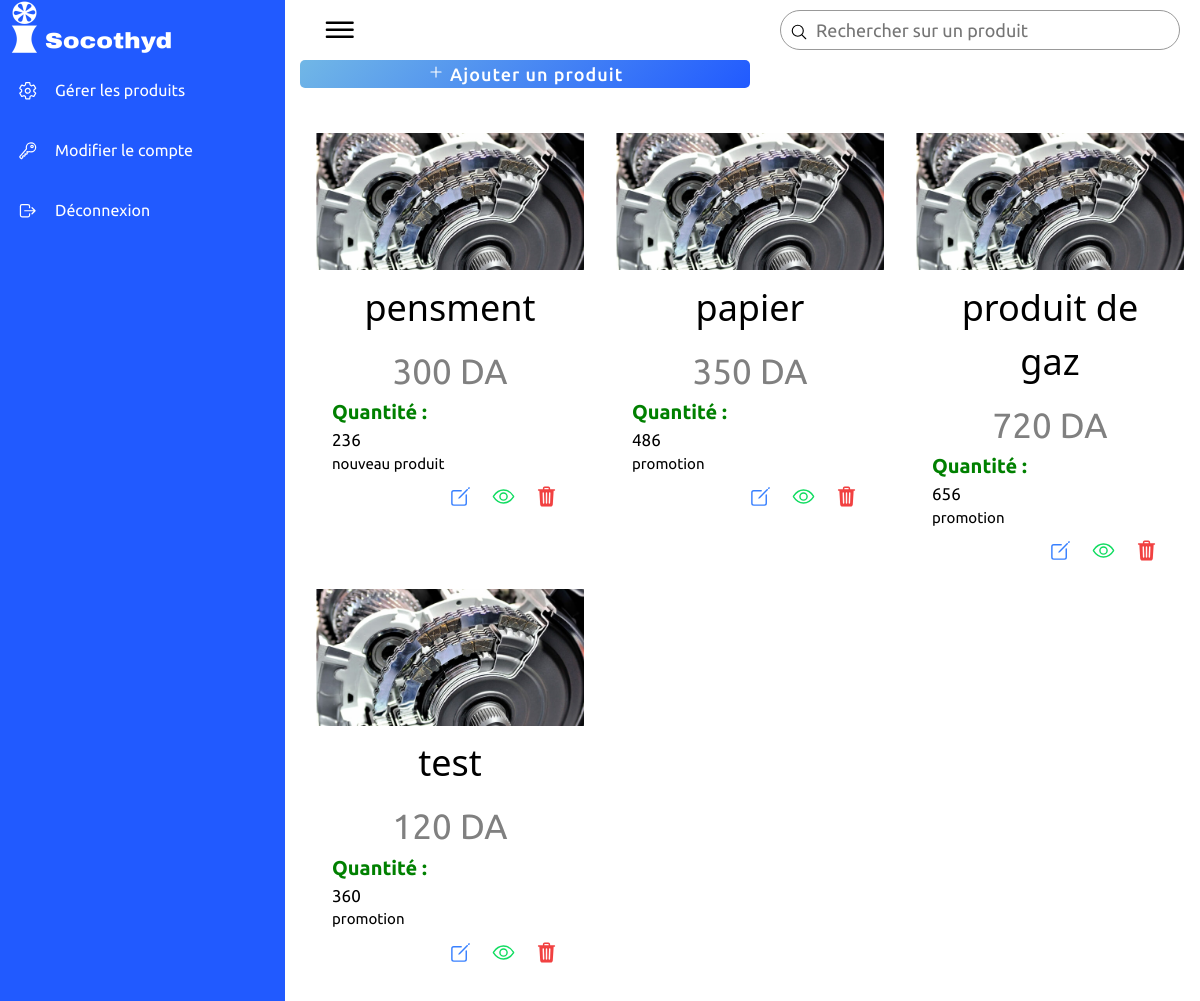
Page /magasinier/produits/index.php (signed in) on the committed database.
### tables this page shows
CREATE TABLE `produits` (
  `cod_prod` int(10) NOT NULL,
  `nom_prod` varchar(50) NOT NULL,
  `type_prod` varchar(50) NOT NULL,
  `img_prod` varchar(250) NOT NULL,
  `quantite` varchar(25) NOT NULL,
  `prix` varchar(30) NOT NULL,
  `date` datetime NOT NULL,
  `description` varchar(250) NOT NULL
);

### magasinier/produits/index.php (the view, shortened to what this page needs)
<?php
include 'connexion.php';
?>
<!DOCTYPE html>
<html lang="en">
<head>
    <link rel="stylesheet" href="asset/css/style.css">
    <link rel="stylesheet" href="w3.css">
</head>
<body>
    <div class="container">
        <div class="navigation">
            <ul>
                <li>
                    <a href="#">
                        <span class="icon">
                            <img src="asset/imgs/so.png" alt="">
                        </span>
                        <span class="title"></span>
                    </a>
                </li>
                <li>
                    <a href="\socothyd\magasinier\produits\index.php">
                        <span class="icon">
                            <ion-icon name="settings-outline"></ion-icon>
                        </span>
                        <span class="title">Gérer les produits</span>
                    </a>
                </li>
                <li>
                    <a href="#">
                        <span class="icon">
                            <ion-icon name="key-outline"></ion-icon>
                        </span>
                        <span class="title">Modifier le compte</span>
                    </a>
                </li>
                <li>
                    <a href="deconnexion.php">
                        <span class="icon">
                            <ion-icon name="log-out-outline"></ion-icon>
                        </span>
                        <span class="title">Déconnexion</span>
                    </a>
                </li>
            </ul>
        </div>
         <div class="main">
            <div class="topbar">
                <div class="toggle">
                    <ion-icon name="menu-outline"></ion-icon>
                </div>
                <div class="search">
                    <form action="searche.php" method="GET">
                    <label>
                        <input type="text" name="search" placeholder="Rechercher sur un produit">
                        <ion-icon name="search-outline"></ion-icon>
                    </label>
                    </form>
                </div>
            </div>
            <div >
                <a href="frm_ajtprod.php">
                      <button class="butn">
                    <ion-icon name="add-outline"></ion-icon>
                        Ajouter un produit</button>
                    </a>
                </div><br><br>
                <?php
	$sql = $conn->prepare(" SELECT * FROM produits");
	$sql->execute();
	while($row=$sql->fetch()){
		?>
        <div class="w3-third w3-container w3-margin-bottom">
<img src="uploaded_img/<?= $row['img_prod']; ?>"  style="width:100%" >
<div class="w3-container w3-white">
  <h1><?php print $row['nom_prod'] . "\t";?></h1>
  <p class="price"><?php print $row['prix'] . "\t";?>DA</p>
  <b  class="quant">Quantité :</b><p class="qnt"><?php print $row['quantite'] . "\t";?> </p>
  <p ><?php print $row['description'] . "\t";?> </p>
  <p>
                            <a href="sup.php?cod_prod=<?php echo $row['cod_prod'];?>"class="btn-del">
							<ion-icon id="trc" name="trash" color="danger"></ion-icon> </a>
                            <a href="cnslt.php?cod_prod=<?php echo $row['cod_prod'];?>">
                            <ion-icon id="trc" name="eye-outline" color="success"></ion-icon></a>
							<a href="frmod.php?cod_prod=<?php echo $row['cod_prod'];?>">
		                    <ion-icon id="trc" name="create-outline" color="primary"></ion-icon></a>
                            </p>
      </div>
    </div>
    <?php
	}
	?>
</body>
</html>

### magasinier/produits/asset/css/style.css (style rules this page uses)
* { font-family: "Ubuntu", sans-serif; margin: 0; padding: 0; box-sizing: border-box; }
:root { --blue: #215AFF; --white: #fff; --gray: #f5f5f5; --black1: #222; --black2: #999; }
body { min-height: 100vh; overflow-x: hidden; }
.container { position: relative; width: 100%; }
.navigation { position: fixed; width: 285px; height: 100%; background: var(--blue); border-left: 10px solid var(--blue); transition: 0.5s; overflow: hidden; font-size: 16px; }
.navigation ul { position: absolute; top: 0; left: 0; width: 100%; }
.navigation ul li { position: relative; width: 100%; list-style: none; border-top-left-radius: 30px; border-bottom-left-radius: 30px; }
.navigation ul li:nth-child(1) { margin-bottom: 5px; pointer-events: none; }
.navigation ul li a { position: relative; display: block; width: 100%; display: flex; text-decoration: none; color: var(--white); }
.navigation ul li a .icon { position: relative; display: block; min-width: 35px; height: 60px; line-height: 58px; text-align: center; }
.navigation ul li a .icon ion-icon { font-size: 1.30rem; }
.navigation ul li a .title { position: relative; display: block; padding: 0 10px; height: 60px; line-height: 50px; text-align: start; white-space: nowrap; }
.main { position: absolute; width: calc(100% - 300px); left: 300px; min-height: 100vh; background: var(--white); transition: 0.5s; }
.topbar { width: 100%; height: 60px; display: flex; justify-content: space-between; align-items: center; padding: 0 10px; }
.toggle { position: relative; width: 60px; height: 60px; display: flex; justify-content: center; align-items: center; font-size: 2.5rem; cursor: pointer; }
.search { position: relative; width: 400px; margin: 0 10px; }
.search label { position: relative; width: 100%; }
.search label input { width: 100%; height: 40px; border-radius: 40px; padding: 5px 20px; padding-left: 35px; font-size: 18px; outline: none; border: 1px solid var(--black2); }
.search label ion-icon { position: absolute; top: 0; left: 10px; font-size: 1.2rem; }

### magasinier/produits/w3.css (style rules this page uses)
*,*:before,*:after { box-sizing:inherit }
html { -ms-text-size-adjust:100%;-webkit-text-size-adjust:100% }
body { margin:0 }
a { background-color:transparent }
b,strong { font-weight:bolder }
img { border-style:none }
button,input,select,textarea,optgroup { font:inherit;margin:0 }
button,input { overflow:visible }
button,select { text-transform:none }
button,[type=button],[type=reset],[type=submit] { -webkit-appearance:button }
html,body { font-family:Verdana,sans-serif;font-size:15px;line-height:1.5 }
html { overflow-x:hidden }
h1 { font-size:36px }
h1,h2,h3,h4,h5,h6 { font-family:"Segoe UI",Arial,sans-serif;font-weight:400;margin:10px 0 }
img { vertical-align:middle }
a { color:inherit }
.w3-container:after,.w3-container:before,.w3-panel:after,.w3-panel:before,.w3-row:after,.w3-row:before,.w3-row-padding:after,.w3-row-padding:before, .w3-cell-row:before,.w3-cell-row:after,.w3-clear:after,.w3-clear:before,.w3-bar:before,.w3-bar:after { content:"";display:table;clear:both }
.w3-col,.w3-half,.w3-third,.w3-twothird,.w3-threequarter,.w3-quarter { float:left;width:100% }
@media (min-width:601px) { .w3-col.m4,.w3-third { width:33.33333% } }
.w3-container,.w3-panel { padding:0.01em 16px }
.w3-margin-bottom { margin-bottom:16px!important }
.w3-white,.w3-hover-white:hover { color:#000!important;background-color:#fff!important }

### magasinier/produits/index.php (style rules this page uses)
.butn { height: 28px; width: 50%; border-radius: 5px; border: none; color: #fff; font-size: 18px; font-weight: 500; letter-spacing: 1px; cursor: pointer; transition: all 0.3s ease; background: linear-gradient(135deg, #71b7e6, #215AFF); }
#trc { font-size:23px; padding:10px; float: right; }
.price { color:gray; text-align:center; font-size:35px; }
.quant { color:green; font-size:20px; }
.qnt { font-size:17px; }
h1 { text-align:center; }

### rows in the picture
produits: img_prod (picture), nom_prod "pensment", prix "300", quantite "236", description "nouveau produit"
produits: img_prod (picture), nom_prod "papier", prix "350", quantite "486", description "promotion"
produits: img_prod (picture), nom_prod "produit de gaz", prix "720", quantite "656", description "promotion"
produits: img_prod (picture), nom_prod "test", prix "120", quantite "360", description "promotion"
